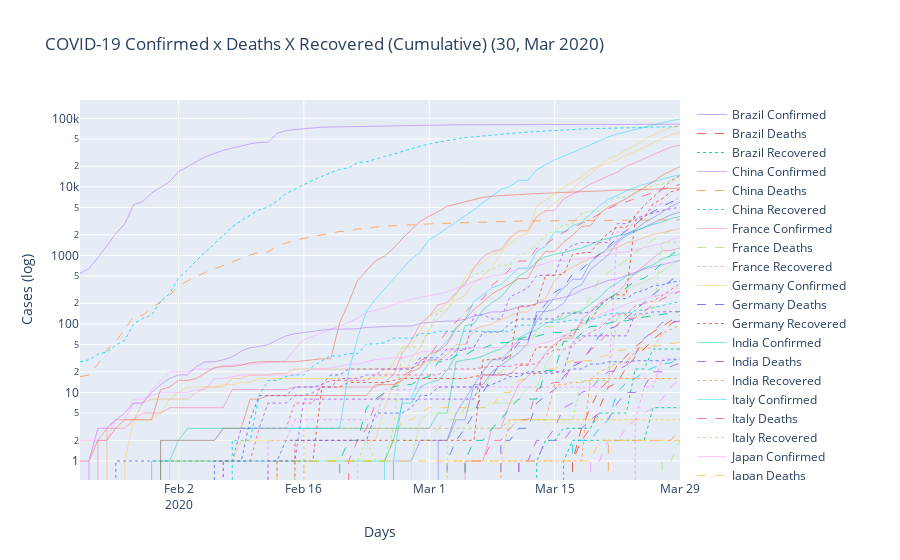

The code cell stored with this chart in its notebook:
### Markdown cell above
### <strong> Filename: </strong> <em>covid_19_time_series_comfirmed_cases.ipynb<em>
##### <strong>Description:</strong> <em>Creates an Scatter plot of all confirmed cases of COVID-19 in the world using dataset provided by https://data.humdata.org/dataset/novel-coronavirus-2019-ncov-cases</em>
##### <strong>Author:</strong> <em> Carlos Eduardo Beluzo (cbeluzo@gmail.com)</em>
##### <strong>Creation:</strong> <em> Mar/2020 </em>
##### <strong>Version:</strong> <em> 2020.03-3 </em>

### Code cell
import numpy as np
import pandas as pd
import datetime as dt
import plotly.graph_objects as go
import plotly as plt

dfConfirmed = pd.read_csv('https://raw.githubusercontent.com/CSSEGISandData/COVID-19/master/csse_covid_19_data/csse_covid_19_time_series/time_series_covid19_confirmed_global.csv')
dfConfirmed = dfConfirmed.drop(['Province/State','Lat','Long'], axis = 1).fillna(0)
dfConfirmed = dfConfirmed.groupby('Country/Region').sum().T.reset_index().rename(columns = {'index':'Day'})
dfConfirmed[['Day']] = pd.to_datetime(dfConfirmed['Day'],utc=False)
dfConfirmed[['Day','Brazil']]

dfDeaths = pd.read_csv('https://raw.githubusercontent.com/CSSEGISandData/COVID-19/master/csse_covid_19_data/csse_covid_19_time_series/time_series_covid19_deaths_global.csv')
dfDeaths = dfDeaths.drop(['Province/State','Lat','Long'], axis = 1).fillna(0)
dfDeaths = dfDeaths.groupby('Country/Region').sum().T.reset_index().rename(columns = {'index':'Day'})
dfDeaths[['Day']] = pd.to_datetime(dfDeaths['Day'],utc=False)

dfRecovered = pd.read_csv('https://raw.githubusercontent.com/CSSEGISandData/COVID-19/master/csse_covid_19_data/csse_covid_19_time_series/time_series_covid19_recovered_global.csv')
dfRecovered = dfRecovered.drop(['Province/State','Lat','Long'], axis = 1).fillna(0)
dfRecovered = dfRecovered.groupby('Country/Region').sum().T.reset_index().rename(columns = {'index':'Day'})
dfRecovered[['Day']] = pd.to_datetime(dfRecovered['Day'],utc=False)

fig = go.Figure()
last_upt = dt.date.today()
title = 'COVID-19 Confirmed x Deaths X Recovered (Cumulative) (' + "{:%d, %b %Y}".format(last_upt) +')'


country_list = ['Brazil', 'China', 'France',  'Germany',
        'India', 'Italy',  'Japan',
        'Korea, South',  'Malaysia', 'Mexico',
        'Portugal', 'Singapore', 'South Africa', 'Spain',  'Sweden', 'Switzerland', 'Taiwan*',
        'United Kingdom']

#for country in dfA.columns[1:]:
for country in country_list:
    myMarker = dict(opacity= 0.3, line = dict(width = 0.5, color = 'rgb(0, 0, 0)'))
    fig.add_trace(go.Scatter(x=dfConfirmed.Day, 
                             y=dfConfirmed[country], 
                             mode='lines', 
                             name=str(country + ' Confirmed'),
                             text=np.full((dfConfirmed.shape[1],1), country), 
                             line=dict(width=0.5), 
                             marker = myMarker,
                             hovertemplate = "<b>%{text}</b><br>" +
                                             "<b>Day</b>: %{x}<br>" +
                                             "<b>Confirmed Cases</b>: %{y}<br>" +
                                             "<extra></extra>"
                             )
                 )

    fig.add_trace(go.Scatter(x=dfDeaths.Day,
                             y=dfDeaths[country],
                             mode='lines', 
                             name=str(country + ' Deaths'),
                             text=np.full((dfDeaths.shape[1],1), country), 
                             hovertemplate = "<b>%{text}</b><br>" +
                                             "<b>Day</b>: %{x}<br>" +
                                             "<b>Deaths</b>: %{y}<br>" +
                                             "<extra></extra>",
                             line=dict(width=0.9,dash='dash'),
                             marker = myMarker,
                            )
                 )

    fig.add_trace(go.Scatter(x=dfRecovered.Day,
                             y=dfRecovered[country],
                             mode='lines', 
                             name=str(country + ' Recovered'),
                             text=np.full((dfRecovered.shape[1],1), country), 
                             hovertemplate = "<b>%{text}</b><br>" +
                                             "<b>Day</b>: %{x}<br>" +
                                             "<b>Recovered</b>: %{y}<br>" +
                                             "<extra></extra>",
                             line=dict(width=0.9,dash='dot'),
                             marker = myMarker,
                            )
                 )

fig.update_layout(xaxis_title='Days',
                 yaxis_title='Cases (log)',
                 yaxis_type="log",
                 title_text=title)
fig.show()
plt.offline.plot(fig, filename="../plotly/covid_19_time_series_comfirmed_deaths_recovered.html")
#dfA.to_csv (r'../data/covid_19_time_series_comfirmed_cases.csv', index = False, header=True)
